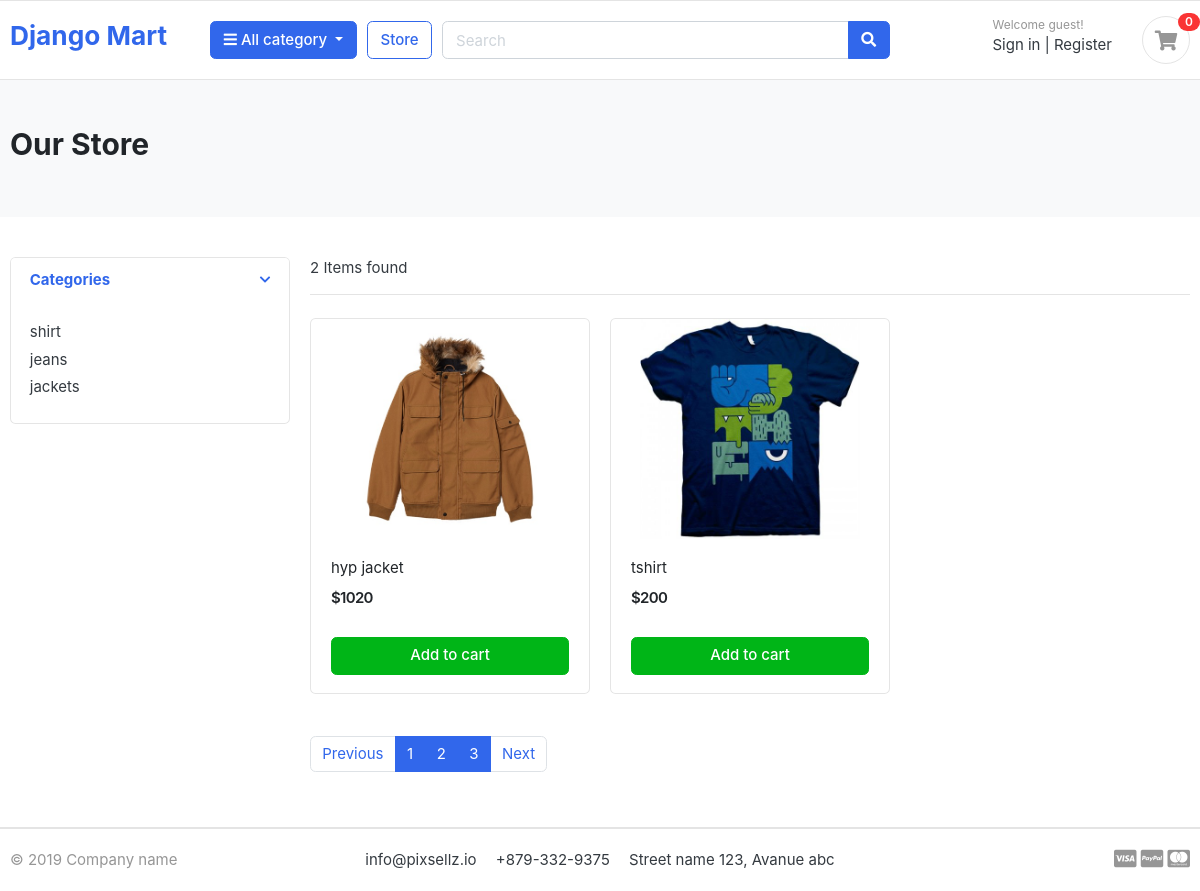
The app's page /store/store/?page=2 with its own data.
### category/models.py (models this page shows, shortened)
class category(models.Model):
    category_name=models.CharField(max_length=100,unique=True)
    slug=models.SlugField(max_length=100,unique=True)
    description=models.CharField(max_length=220,blank=True)
    category_image=models.ImageField(upload_to='photos/categories',blank=True)

### store/models.py (models this page shows, shortened)
class Product(models.Model):
    product_name=models.CharField(max_length=100,unique=True)
    slug=models.SlugField(max_length=100,unique=True)
    description=models.CharField(max_length=220,blank=True)
    product_image=models.ImageField(upload_to='photos/products',blank=True)
    price=models.IntegerField()
    stock=models.IntegerField()
    is_available=models.BooleanField(default=True)
    category=models.ForeignKey(category,on_delete=models.CASCADE)
    created_date=models.DateTimeField(auto_now_add=True)
    modified_date=models.DateTimeField(auto_now=True)

### store/views.py (the view)
# urls.py: path('store/', store,name='store'),
def store(request,category_slug=None):
    products=None
    Category=None
    if category_slug:
            Category=get_object_or_404(category,slug=category_slug)
            products=Product.objects.filter(is_available=True,category=Category)
            paginator=Paginator(products,1)
            page = request.GET.get('page')
            paged_product=paginator.get_page(page)
    else:
        products=Product.objects.filter(is_available=True)
        paginator=Paginator(products,2)
        page = request.GET.get('page')
        paged_product=paginator.get_page(page)
    categories=category.objects.all()
    context={
    'products':paged_product,
    'categories':categories
    }
    return render(request,'store/store.html',context)

### store/templates/store/store.html
{% extends 'base.html' %}
{% block content%}
<section class="section-pagetop bg">
<div class="container">
	<h2 class="title-page">Our Store</h2>
</div>
</section>
<section class="section-content padding-y">
<div class="container">
<div class="row">
	<aside class="col-md-3">
<div class="card">
	<article class="filter-group">
		<header class="card-header">
			<a href="#" data-toggle="collapse" data-target="#collapse_1" aria-expanded="true" class="">
				<i class="icon-control fa fa-chevron-down"></i>
				<h6 class="title">Categories</h6>
			</a>
		</header>
		<div class="filter-content collapse show" id="collapse_1" style="">
			<div class="card-body">
				<ul class="list-menu">
					{% for i in categories %}
						<li><a href="{% url 'filter_products' category_slug=i.slug %}">{{i.category_name}}  </a></li>
					{% endfor%}
				</ul>
			</div>
		</div>
	</article>
</div>
	</aside>
	<main class="col-md-9">
<header class="border-bottom mb-4 pb-3">
		<div class="form-inline">
			<span class="mr-md-auto">{{products | length}} Items found </span>
		</div>
</header>
<div class="row">
	{% for item in products %}
	<div class="col-md-4">
		<figure class="card card-product-grid">
			<div class="img-wrap">
				<img src="{{item.product_image.url}}">
			</div>
			<figcaption class="info-wrap">
				<div class="fix-height">
					<a href= "{% url 'product_detail' item.category.slug item.slug   %}"
                     class="title">{{item.product_name}}</a>
					<div class="price-wrap mt-2">
						<span class="price">${{item.price}}</span>
					</div>
				</div>
				<a href="#" class="btn btn-block btn-success">Add to cart </a>
			</figcaption>
		</figure>
	</div>
	{% endfor %}
</div>
<nav class="mt-4" aria-label="Page navigation sample">
  <ul class="pagination">
	{% if products.has_previous %}
    <li class="page-item"><a class="page-link" href="?page={{products.previous_page_number}}">Previous</a></li>
	{% else %}
	<li class="page-item disabled"><a class="page-link" >Previous</a></li>
	{% endif%}
	{% for i in products.paginator.page_range %}
		<li class="page-item active"><a class="page-link" href="?page={{i}}">{{i}}</a></li>
	{% endfor %}
	{% if products.has_next %}
    <li class="page-item"><a class="page-link" href="?page={{products.next_page_number}}">Next</a></li>
	{% else %}
	<li class="page-item disabled"><a class="page-link" >Next</a></li>
	{% endif%}
  </ul>
</nav>
	</main>
</div>
</div>
</section>
{% endblock%}

### static/css/ui.css (style rules this page uses)
html { font-family: "Inter", sans-serif; font-size: 15px; }
.img-wrap { text-align: center; display: block; }
.img-wrap img { max-width: 100%; }
.price-wrap { letter-spacing: -0.7px; }
.padding-y { padding-top: 40px; padding-bottom: 40px; }
figure { margin-bottom: 0; }
article:after, .form-group:after { display: block; clear: both; content: ""; }
.bg { background-color: #f8f9fa; }
.title-page { color: #212529; }
[class*=list-] li:after { visibility: hidden; display: block; content: ""; overflow: hidden; height: 0; clear: both; }
.list-menu { list-style: none; margin: 0; padding-left: 0; }
.list-menu li { margin-bottom: 5px; }
.list-menu a { color: #343a40; }
[class*=card-product] a.title { color: #212529; display: block; }
[class*=card-product] .img-wrap { overflow: hidden; position: relative; }
[class*=card-product] .img-wrap img { height: 100%; max-width: 100%; width: auto; display: inline-block; -o-object-fit: cover; object-fit: cover; }
.card-product-grid { margin-bottom: 20px; }
.card-product-grid .img-wrap { border-radius: 0.2rem 0.2rem 0 0; height: 220px; }
.card-product-grid .info-wrap { overflow: hidden; padding: 18px 20px; }
.card-product-grid .fix-height { height: 80px; overflow: hidden; }
.card .img-wrap { overflow: hidden; }
.price { font-weight: 600; color: #212529; }
.icon-control { margin-top: 5px; float: right; font-size: 80%; }
.card-header .title { margin-bottom: 0; line-height: 1.5; }
.filter-group { border-bottom: 1px solid #e4e4e4; }
.filter-group .card-header { border-bottom: 0; }
.filter-group:last-child { border-bottom: 0; }
.section-pagetop { padding: 45px 0; }

### records on screen
category: category_name "shirt"
category: category_name "jeans"
category: category_name "jackets"
Product: product_image (picture), product_name "hyp jacket", price "1020"
Product: product_image (picture), product_name "tshirt", price "200"

### other values on screen
{{ products | length }} "2"
{{ i }} "1" "2" "3"
